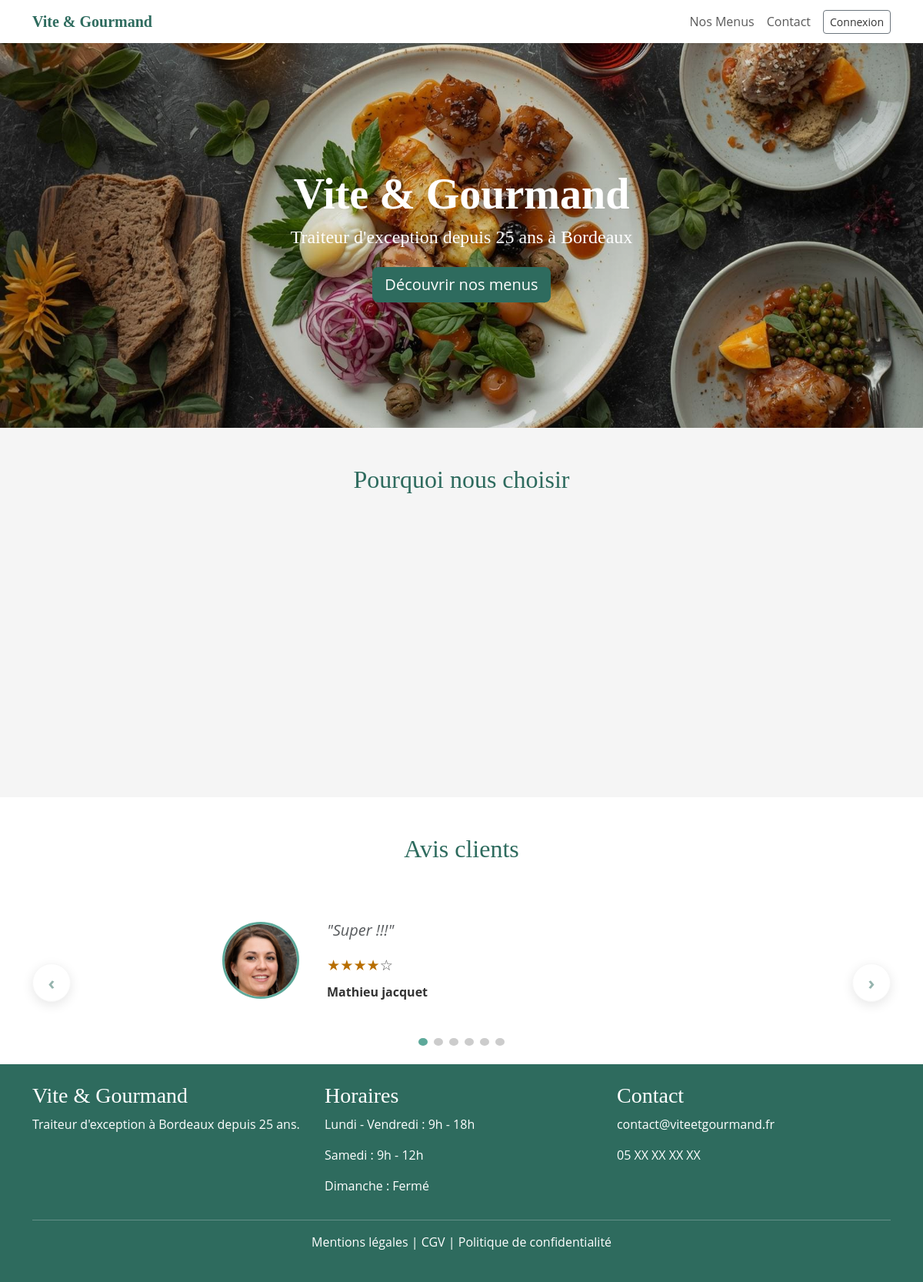
The page / on the database its author committed.
### tables this page shows
CREATE TABLE `avis` (
  `id` int NOT NULL AUTO_INCREMENT,
  `utilisateur_id` int NOT NULL,
  `commande_id` int NOT NULL,
  `note` int DEFAULT NULL,
  `commentaire` text,
  `valide` tinyint(1) DEFAULT '0',
  `created_at` datetime DEFAULT CURRENT_TIMESTAMP,
  PRIMARY KEY (`id`),
  KEY `utilisateur_id` (`utilisateur_id`),
  KEY `commande_id` (`commande_id`),
  CONSTRAINT `avis_ibfk_1` FOREIGN KEY (`utilisateur_id`) REFERENCES `utilisateurs` (`id`),
  CONSTRAINT `avis_ibfk_2` FOREIGN KEY (`commande_id`) REFERENCES `commandes` (`id`),
  CONSTRAINT `avis_chk_1` CHECK ((`note` between 1 and 5))
);

CREATE TABLE `utilisateurs` (
  `id` int NOT NULL AUTO_INCREMENT,
  `nom` varchar(100) NOT NULL,
  `prenom` varchar(100) NOT NULL,
  `email` varchar(255) NOT NULL,
  `mot_de_passe` varchar(255) NOT NULL,
  `gsm` varchar(20) DEFAULT NULL,
  `adresse` text,
  `role` enum('visiteur','client','employe','admin') DEFAULT 'client',
  `actif` tinyint(1) DEFAULT '1',
  `created_at` datetime DEFAULT CURRENT_TIMESTAMP,
  PRIMARY KEY (`id`),
  UNIQUE KEY `email` (`email`)
);

### controllers/AccueilController.php (called while the page is built)
<?php
require_once 'models/AvisModel.php';
class AccueilController {
    private $avisModel;
    public function __construct() {
        $this->avisModel = new AvisModel();
    }
    public function index() {
        $avis = $this->avisModel->getAvisValides();
        require_once 'views/accueil/index.php';
    }
}

### models/AvisModel.php (called while the page is built, shortened)
<?php
require_once 'config/database.php';
class AvisModel {
    private $db;
    public function __construct() {
        $database = new Database();
        $this->db = $database->connect();
    }
    public function getAvisValides() {
        $sql = "SELECT a.*, u.nom, u.prenom
                FROM avis a
                JOIN utilisateurs u ON a.utilisateur_id = u.id
                WHERE a.valide = 1
                ORDER BY a.created_at DESC";
        $stmt = $this->db->prepare($sql);
        $stmt->execute();
        return $stmt->fetchAll(PDO::FETCH_ASSOC);
    }
}

### config/database.php (called while the page is built)
<?php
class Database {
    private $host;
    private $dbname;
    private $username;
    private $password;
    private $port;
    private static $pdo = null;
    public function __construct() {
        $this->host = $_ENV['DB_HOST'] ?? 'mysql';
        $this->dbname = $_ENV['DB_NAME'] ?? 'vite_gourmand';
        $this->username = $_ENV['DB_USER'] ?? 'root';
        $this->password = $_ENV['DB_PASS'] ?? 'root';
        $this->port = $_ENV['DB_PORT'] ?? '3306';
    }
    public function connect() {
        if (self::$pdo === null) {
            try {
                self::$pdo = new PDO(
                    "mysql:host={$this->host};port={$this->port};dbname={$this->dbname};charset=utf8mb4",
                    $this->username,
                    $this->password,
                    [
                        PDO::ATTR_ERRMODE => PDO::ERRMODE_EXCEPTION,
                        PDO::ATTR_PERSISTENT => false
                    ]
                );
            } catch (PDOException $e) {
                die("Erreur de connexion : " . $e->getMessage());
            }
        }
        return self::$pdo;
    }
}

### views/accueil/index.php (the view, shortened to what this page needs)
<?php require_once 'views/layouts/header.php'; ?>
    <section class="hero" style="
        background-image: linear-gradient(rgba(0,0,0,0.1), rgba(0,0,0,0.1)), url('/assets/images/hero.jpg');
        background-size: cover;
        background-position: center;
        min-height: 500px;
        display: flex;
        align-items: center;
    ">
        <div class="container text-center text-white">
            <h1 class="display-4 fw-bold">Vite & Gourmand</h1>
            <h2 class="lead fs-4" style="color:white;">Traiteur d'exception depuis 25 ans à Bordeaux</h2>
            <a href="/menus" class="btn btn-lg mt-3"
    style="background-color: #2E6B5E; color: white; border: none;"
    aria-label="Découvrir nos menus">
    Découvrir nos menus
</a>
        </div>
    </section>
    <section class="container my-5">
        <h2 class="text-center mb-5" style="color: #2E6B5E;">Pourquoi nous choisir</h2>
        <div class="row text-center">
            <div class="col-md-4 mb-4">
            </div>
            <div class="col-md-4 mb-4">
            </div>
            <div class="col-md-4 mb-4">
            </div>
        </div>
    </section>
    <section style="background-color:#fff; padding: 3rem 0 0 0;">
        <div class="container">
            <h2 class="text-center mb-5" style="color: #2E6B5E;">Avis clients</h2>
            <div id="carouselAvis" class="carousel slide position-relative" data-bs-ride="carousel">
                <button class="carousel-control-prev d-flex align-items-center justify-content-center"
                        type="button" data-bs-target="#carouselAvis" data-bs-slide="prev"
                        aria-label="Avis précédent"
                        style="width:50px;height:50px;background:white;border-radius:50%;
                                box-shadow:0 4px 15px rgba(0,0,0,0.2);position:absolute;
                                left:0;top:50%;transform:translateY(-50%);border:1px solid #eee;">
                    <span aria-hidden="true" style="color:#2E6B5E;font-size:1.5rem;font-weight:bold;line-height:1;">‹</span>
                </button>
                <div class="carousel-inner px-5">
                    <?php foreach ($avis as $index => $unAvis) : ?>
                    <?php
                    $avatars = ['avatar1.jpg', 'avatar2.jpg', 'avatar3.jpg'];
                    $avatar = $avatars[$index % 3];
                    ?>
                    <div class="carousel-item <?= $index === 0 ? 'active' : '' ?>">
                        <div class="row justify-content-center align-items-center py-4">
                            <div class="col-auto">
                                <img src="/assets/images/avis/<?= $avatar ?>"
                                    alt="Photo de <?= htmlspecialchars($unAvis['prenom']) ?>"
                                    style="width:100px;height:100px;border-radius:50%;border:3px solid #5DA99A;object-fit:cover;">
                            </div>
                            <div class="col-md-6 text-start ps-4">
                                <p class="fst-italic fs-5 text-muted mb-3">
                                    "<?= htmlspecialchars($unAvis['commentaire']) ?>"
                                </p>
                                <div class="mb-2" style="color: #B86E00; font-size: 1.2rem;"
                                    aria-label="Note : <?= $unAvis['note'] ?> étoiles sur 5">
                                    <?= str_repeat('★', $unAvis['note']) ?><span style="color:#555"><?= str_repeat('☆', 5 - $unAvis['note']) ?></span>
                                </div>
                                <p class="fw-bold mb-0">
                                    <?= htmlspecialchars($unAvis['prenom'] . ' ' . $unAvis['nom']) ?>
                                </p>
                            </div>
                        </div>
                    </div>
                    <?php endforeach; ?>
                </div>
                <button class="carousel-control-next d-flex align-items-center justify-content-center"
                        type="button" data-bs-target="#carouselAvis" data-bs-slide="next"
                        aria-label="Avis suivant"
                        style="width:50px;height:50px;background:white;border-radius:50%;
                                box-shadow:0 4px 15px rgba(0,0,0,0.2);position:absolute;
                                right:0;top:50%;transform:translateY(-50%);border:1px solid #eee;">
                    <span aria-hidden="true" style="color:#2E6B5E;font-size:1.5rem;font-weight:bold;line-height:1;">›</span>
                </button>
                <div class="d-flex justify-content-center gap-2 mt-4 pb-4" id="avisIndicateurs">
                    <?php foreach ($avis as $index => $unAvis) : ?>
                    <button type="button"
                            onclick="goToSlide(<?= $index ?>)"
                            id="dot-<?= $index ?>"
                            aria-label="Aller à l'avis <?= $index + 1 ?>"
                            style="width:10px;height:10px;border-radius:50%;border:none;cursor:pointer;
                                    background-color:<?= $index === 0 ? '#5DA99A' : '#ccc' ?>;">
                    </button>
                    <?php endforeach; ?>
                </div>
            </div>
        </div>
    </section>
<?php require_once 'views/layouts/footer.php'; ?>

### assets/css/style.css (style rules this page uses)
:root { --color-primary: #5DA99A; --color-primary-dark: #2E6B5E; --color-secondary: #FF8F00; --color-text: #333333; --color-bg-light: #F5F5F5; }
body { font-family: 'Open Sans', sans-serif; color: var(--color-text); background-color: var(--color-bg-light); }
h1, h2, h3, h4, h5 { font-family: 'Playfair Display', serif; }
a.btn { color: inherit !important; }
h2 { color: #2E6B5E; }

### views/layouts/header.php (style rules this page uses)
.btn { transition: transform 0.15s ease, box-shadow 0.15s ease !important; }

### rows shown on the page
avis: commentaire "Super !!!", note "★★★★", note "☆", utilisateur.nom "Mathieu jacquet"
avis: $index 1 (drawn)
